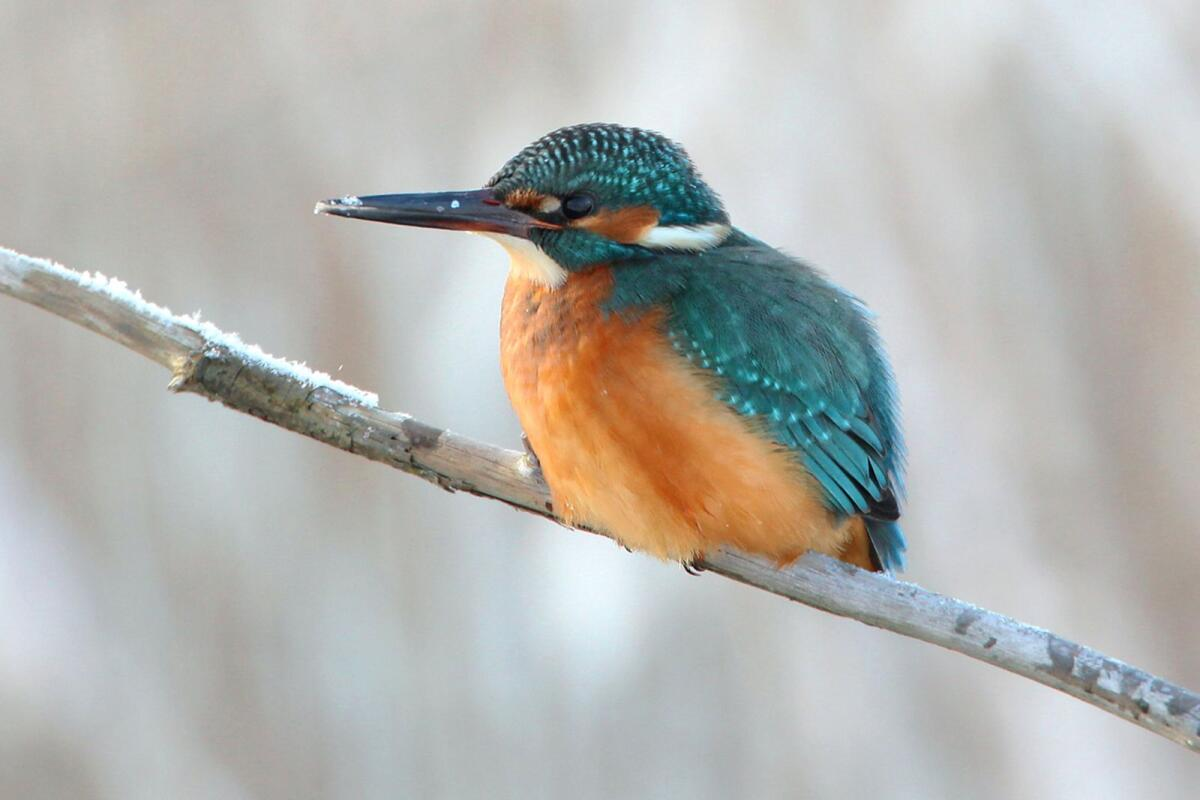
//> input picture src/bird.jpeg, 1200 x 800 px, given in place of grass.jpg, which was not available
$ ./04_Blur   (built with g++ and OpenCV 4)
//> lines starting //> are read from the running program, lines starting //| are printed output that depends on the picture; after the words box and inside, x2 and y2 are one past the last pixel; in counts of white or black regions, pixels touching at a corner belong together; pictures that were not available may be replaced by others from this repository, and a replacement may not be noted
#include <iostream>
#include <opencv4/opencv2/opencv.hpp>
void draw(cv::Mat imsh, cv::Mat blur, int blur_size, int x_offset, int y_offset, bool b);
int main(int argc, char const *argv[])
{
    // 1. Get image
    // 1-0) image (original)
    cv::Mat image = cv::imread("/home/cona/git/OpenCV/src/grass.jpg");
//> image is the input picture: 800 rows x 1200 cols, CV_8UC3; mean B, G, R 176.5, 180.3, 179.9

    // 1-1) img_small (small)
    cv::Mat img_small;
    resize(image, img_small, cv::Size(300, 200));

    // 1-2) output_blur (blur)
    int blur_size = 3;
    cv::Mat output_blur;
    cv::blur(img_small, output_blur, cv::Size(blur_size,blur_size));

    // 1-3) output_blur_2 (blur)
    int blur_size_2 = 6;
    cv::Mat output_blur_2;
    cv::blur(img_small, output_blur_2, cv::Size(blur_size_2,blur_size_2));
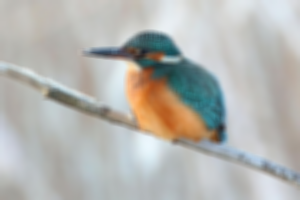
//> output_blur_2: 200 rows x 300 cols, CV_8UC3; mean B, G, R 176.6, 180.4, 180.1

    // 1-4) output_GaussianBlur (GaussianBlur)
    int G_blur_size = 1;
    cv::Mat output_GaussianBlur;
    cv::GaussianBlur(img_small, output_GaussianBlur, cv::Size(G_blur_size,G_blur_size), 0);

    // 1-5) output_GaussianBlur_2 (GaussianBlur)img_blur, Size(7, 7)
    int G_blur_size_2 = 3 ;
    cv::Mat output_GaussianBlur_2;
    cv::GaussianBlur(img_small, output_GaussianBlur_2, cv::Size(G_blur_size_2,G_blur_size_2), 0);

    // 1-6) output_GaussianBlur_3 (GaussianBlur)
    int G_blur_size_3 = 5;
    cv::Mat output_GaussianBlur_3;
    cv::GaussianBlur(img_small, output_GaussianBlur_3, cv::Size(G_blur_size_3,G_blur_size_3), 0);

    // 1-7) imsh (imshow mat)
    cv::Mat imsh = cv::Mat(img_small.size().height*3, img_small.size().width*2, CV_8UC3, cv::Scalar(255,255,255)); //800*600 <- img_small.size().width, img_small.size().height*2


    printf("[[ image (original) ]]\nrows: %d / cols: %d\n", image.rows, image.cols);
//| [[ image (original) ]]
//| rows: 800 / cols: 1200
    printf("width: %d / height: %d / type: %d \n\n", image.size().width, image.size().height, image.type());
//| width: 1200 / height: 800 / type: 16

    printf("[[ img_small (size change) ]]\nrows: %d / cols: %d\n", img_small.rows, img_small.cols);
//| [[ img_small (size change) ]]
//| rows: 200 / cols: 300
    printf("width: %d / height: %d / type: %d \n\n", img_small.size().width, img_small.size().height, img_small.type());
//| width: 300 / height: 200 / type: 16

    printf("[[ output_blur (blur) ]]\nrows: %d / cols: %d\n", output_blur.rows, output_blur.cols);
//| [[ output_blur (blur) ]]
//| rows: 200 / cols: 300
    printf("width: %d / height: %d / type: %d \n\n", output_blur.size().width, output_blur.size().height, output_blur.type());
//| width: 300 / height: 200 / type: 16

    printf("[[ output_GaussianBlur (blur) ]]\nrows: %d / cols: %d\n", output_GaussianBlur.rows, output_GaussianBlur.cols);
//| [[ output_GaussianBlur (blur) ]]
//| rows: 200 / cols: 300
    printf("width: %d / height: %d / type: %d \n\n", output_GaussianBlur.size().width, output_GaussianBlur.size().height, output_GaussianBlur.type());
//| width: 300 / height: 200 / type: 16


    printf("[[ imsh (imshow size) ]]\nrows: %d / cols: %d\n", imsh.rows, imsh.cols);
//| [[ imsh (imshow size) ]]
//| rows: 600 / cols: 600
    printf("width: %d / height: %d / type: %d \n\n", imsh.size().width, imsh.size().height, imsh.type());
//| width: 600 / height: 600 / type: 16

    int x_offset = 0;
    int y_offset = 0;

    // 2. imshow
    // 2-1) original img
    for(int i=0; i<img_small.size().height; i++){
        for (int j = 0; j < img_small.size().width; j++)
        {
            imsh.at<cv::Vec3b>(i+y_offset,j+x_offset)[0] = img_small.at<cv::Vec3b>(i,j)[0];
            imsh.at<cv::Vec3b>(i+y_offset,j+x_offset)[1] = img_small.at<cv::Vec3b>(i,j)[1];
            imsh.at<cv::Vec3b>(i+y_offset,j+x_offset)[2] = img_small.at<cv::Vec3b>(i,j)[2];
        }
    }
    cv::putText(imsh, "original", cv::Point(10, 20),cv::FONT_HERSHEY_PLAIN, 0.8, (255,0,0),0.5,cv::LINE_AA);
//> imsh: 600 rows x 600 cols, CV_8UC3; mean B, G, R 241.9, 242.5, 242.4

    // 2-2) blur img
    x_offset = 0;
    y_offset = img_small.size().height;
//> y_offset = 200
    // [9 lines of commented-out code are left out]

    draw(imsh, output_blur, blur_size, x_offset, y_offset, true);
//> after the loop in draw, `for(int i=0; i<blur.size().height; i++)`: imsh: 600 rows x 600 cols, CV_8UC3; mean B, G, R 228.8, 230.1, 229.9
//> in draw, `cv::putText(imsh, "blurv [" + std::to_string(blur_size) + "]", cv::Poi..`: imsh: 600 rows x 600 cols, CV_8UC3; mean B, G, R 228.7, 230, 229.8

    // 2-3) blur img 2
    x_offset = 0;
    y_offset = img_small.size().height*2;
//> y_offset = 400

    draw(imsh, output_blur_2, blur_size_2, x_offset, y_offset, true);
//> call 2 of draw, with blur_size = 6, x_offset = 0, y_offset = 400, notGau = true
//> after the loop in draw (call 2), `for(int i=0; i<blur.size().height; i++)`:
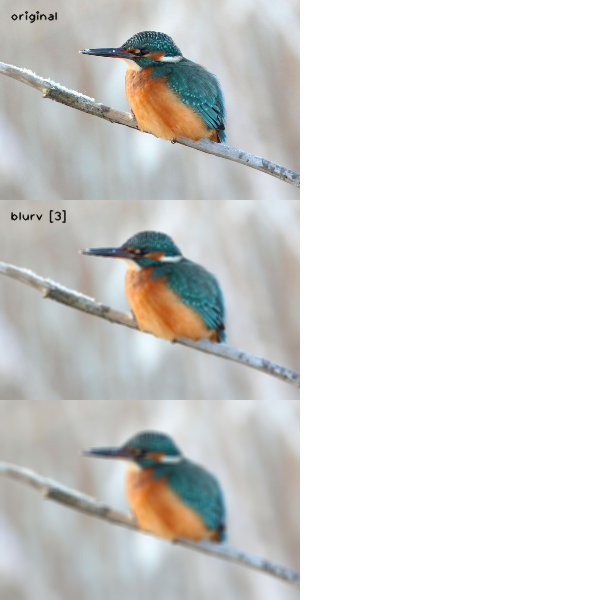
//> imsh: 600 rows x 600 cols, CV_8UC3; mean B, G, R 215.7, 217.6, 217.4
//> in draw (call 2), `cv::putText(imsh, "blurv [" + std::to_string(blur_size) + "]", cv::Poi..`: imsh: 600 rows x 600 cols, CV_8UC3; 0.1% of pixels changed, all inside (x1, y1, x2, y2) = (10, 409, 66, 424)

    // 2-4) GaussianBlur img
    x_offset = img_small.size().width;
//> x_offset = 300
    y_offset = 0;

    draw(imsh, output_GaussianBlur, G_blur_size, x_offset, y_offset, false);
//> call 3 of draw, with blur_size = 1, x_offset = 300, y_offset = 0, notGau = false
//> after the loop in draw (call 3), `for(int i=0; i<blur.size().height; i++)`:
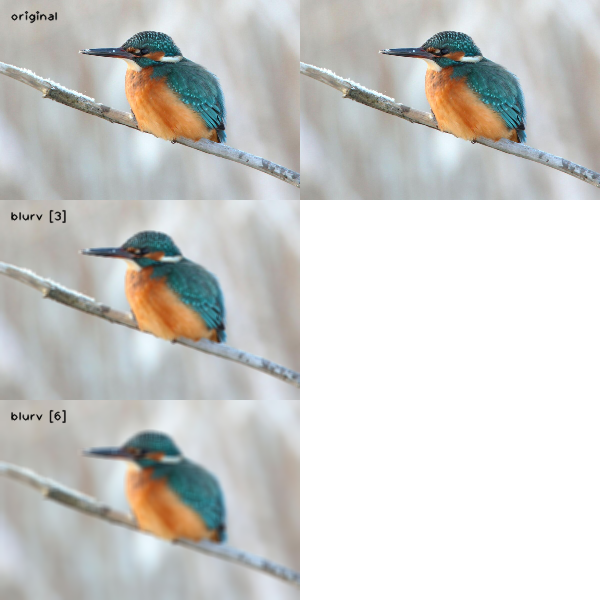
//> imsh: 600 rows x 600 cols, CV_8UC3; mean B, G, R 202.5, 205, 204.8
//> in draw (call 3), `cv::putText(imsh, "GaussianBlur [" + std::to_string(blur_size) + "]", ..`: imsh: 600 rows x 600 cols, CV_8UC3; 0.19% of pixels changed, all inside (x1, y1, x2, y2) = (310, 9, 417, 24)

    // 2-4) GaussianBlur img
    x_offset = img_small.size().width;
    y_offset = img_small.size().height;
//> y_offset = 200

    draw(imsh, output_GaussianBlur_2, G_blur_size_2, x_offset, y_offset, false);
//> call 4 of draw, with blur_size = 3, x_offset = 300, y_offset = 200, notGau = false
//> after the loop in draw (call 4), `for(int i=0; i<blur.size().height; i++)`:
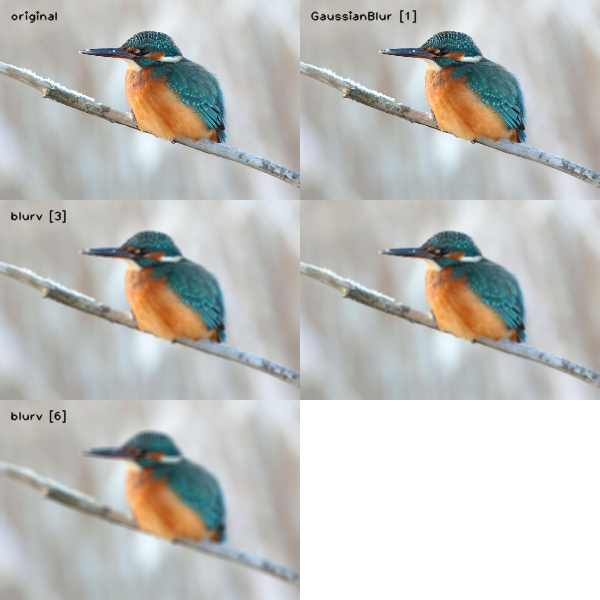
//> imsh: 600 rows x 600 cols, CV_8UC3; mean B, G, R 189.3, 192.5, 192.1
//> in draw (call 4), `cv::putText(imsh, "GaussianBlur [" + std::to_string(blur_size) + "]", ..`:
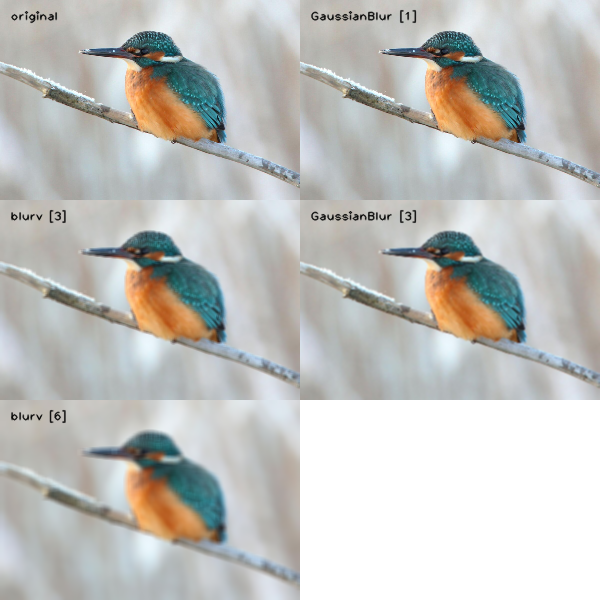
//> imsh: 600 rows x 600 cols, CV_8UC3; 0.2% of pixels changed, all inside (x1, y1, x2, y2) = (310, 209, 417, 224)

    // 2-4) GaussianBlur img
    x_offset = img_small.size().width;
    y_offset = img_small.size().height*2;
//> y_offset = 400

    draw(imsh, output_GaussianBlur_3, G_blur_size_3, x_offset, y_offset, false);
//> after the loop in draw (call 5), `for(int i=0; i<blur.size().height; i++)`:
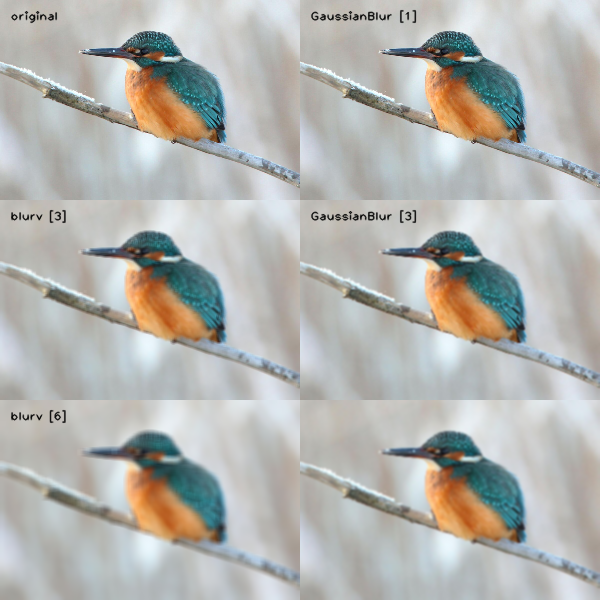
//> imsh: 600 rows x 600 cols, CV_8UC3; 16.67% of pixels changed, all inside (x1, y1, x2, y2) = (300, 400, 600, 600)
//> in draw (call 5), `cv::putText(imsh, "GaussianBlur [" + std::to_string(blur_size) + "]", ..`:
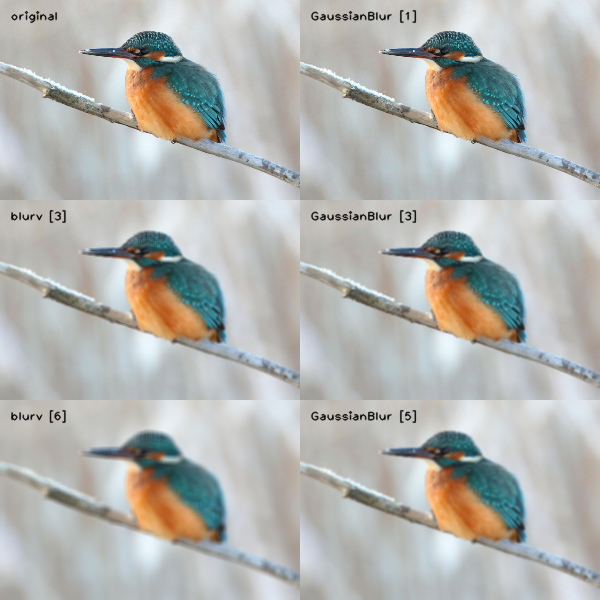
//> imsh: 600 rows x 600 cols, CV_8UC3; 0.2% of pixels changed, all inside (x1, y1, x2, y2) = (310, 409, 417, 424)


    // [15 lines of commented-out code are left out]

    cv::imshow("image", imsh);

    cv::waitKey(0);

    return 0;
}
void draw(cv::Mat imsh, cv::Mat blur, int blur_size, int x_offset, int y_offset, bool notGau){

    for(int i=0; i<blur.size().height; i++){
        for (int j = 0; j < blur.size().width; j++)
        {
            imsh.at<cv::Vec3b>(i+y_offset,j+x_offset)[0] = blur.at<cv::Vec3b>(i,j)[0];
            imsh.at<cv::Vec3b>(i+y_offset,j+x_offset)[1] = blur.at<cv::Vec3b>(i,j)[1];
            imsh.at<cv::Vec3b>(i+y_offset,j+x_offset)[2] = blur.at<cv::Vec3b>(i,j)[2];
        }
    }
    if(notGau==true){
        cv::putText(imsh, "blurv [" + std::to_string(blur_size) + "]", cv::Point(10 + x_offset, 20 + y_offset),cv::FONT_HERSHEY_PLAIN, 0.8, (255,0,0),0.5,cv::LINE_AA);
    }else{
        cv::putText(imsh, "GaussianBlur [" + std::to_string(blur_size) + "]", cv::Point(10 + x_offset, 20 + y_offset),cv::FONT_HERSHEY_PLAIN, 0.8, (255,0,0),0.5,cv::LINE_AA);
    }

}
